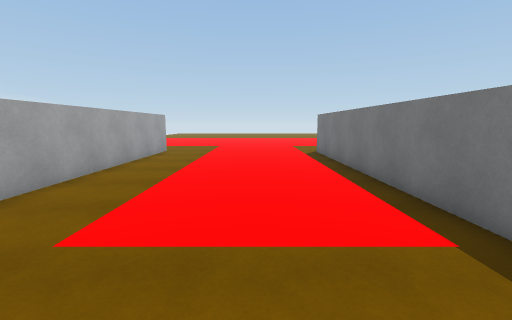
[1] (above)

24 first-person views from a walk through a Unity game level. The camera is 1.5 m above the floor, tilts 8° down and sees 90° across. The floor is counted in squares, 1 m on a side. Each view is taken from the middle of a square. On the plan, view 1 faces up. The plan holds only what a view shows up to about 13 squares ahead; the rest is blank. The place goes on beyond the plan.

[2]
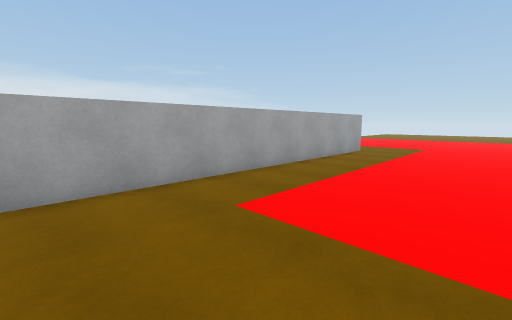

[3]
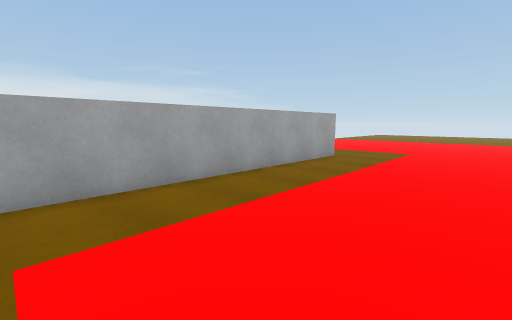

[4]
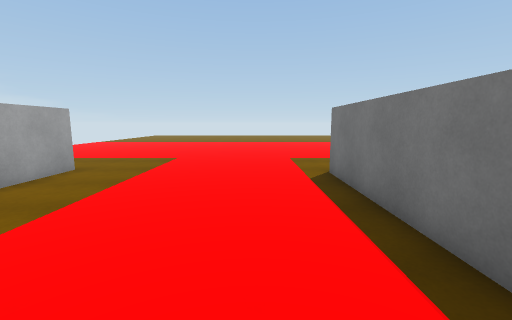

[5]
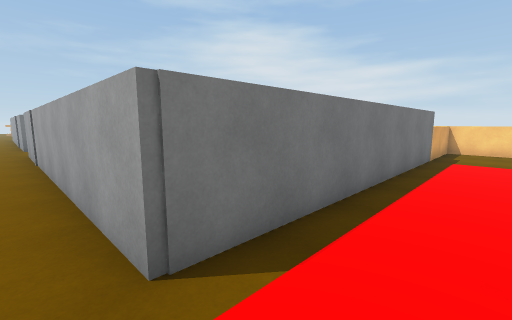

[6]
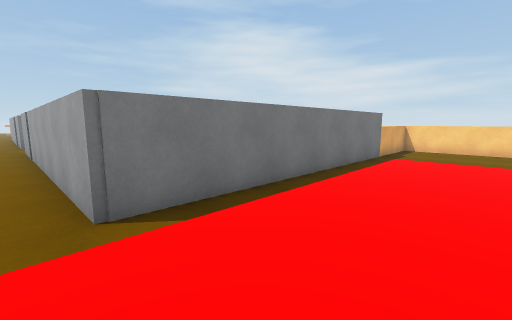

[7]
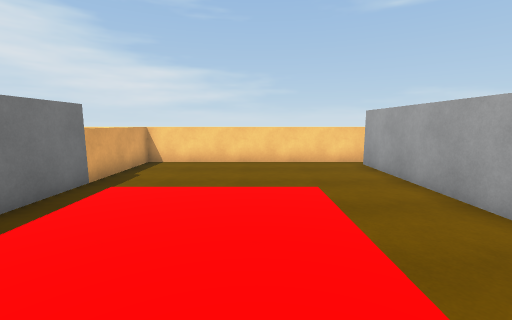

[8]
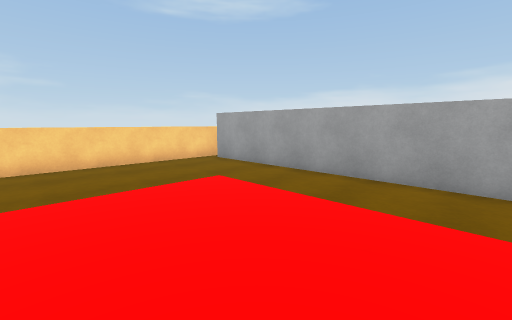

[9]
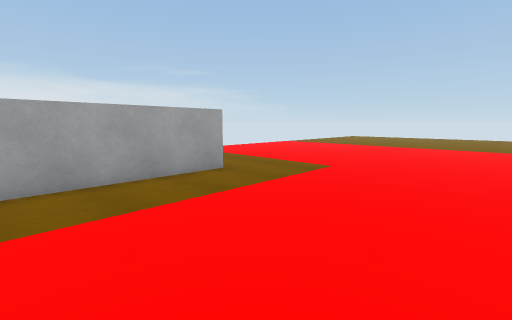

[10]
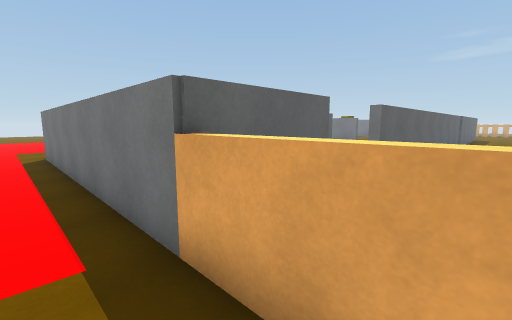

[11]
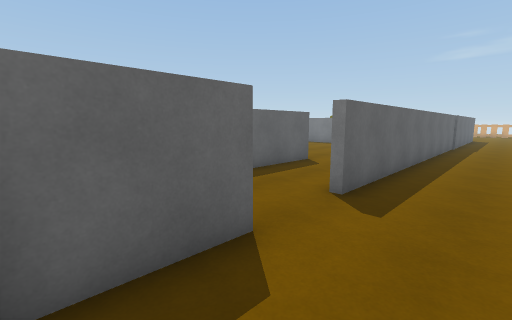

[12]
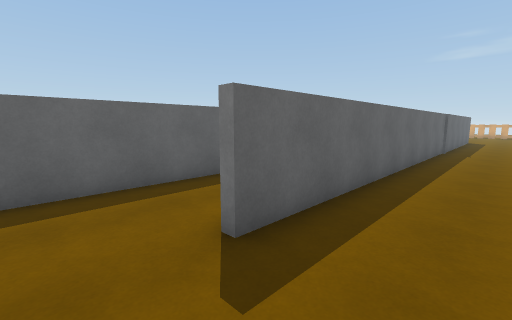

[13]
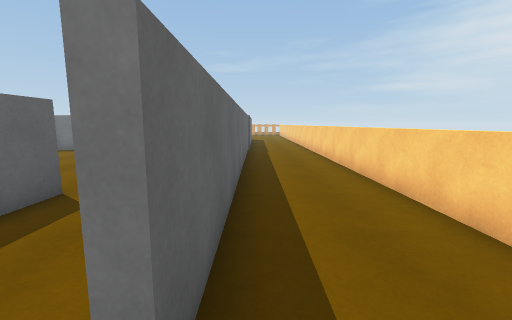

[14]
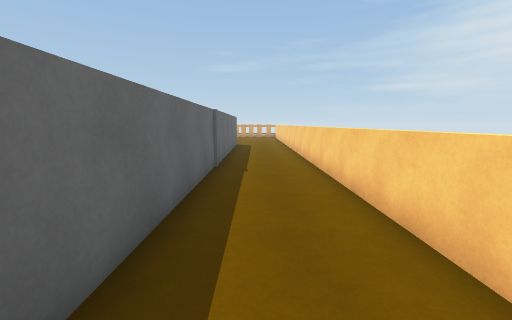

[15]
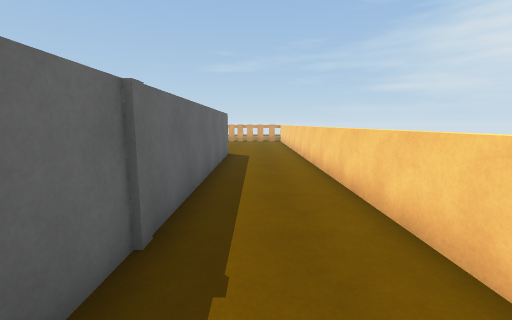

[16]
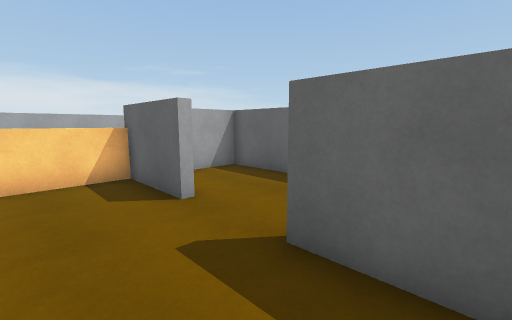

[17]
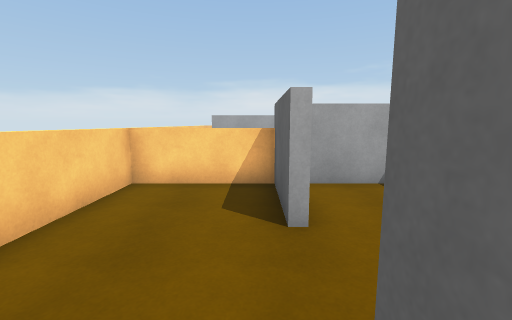

[18]
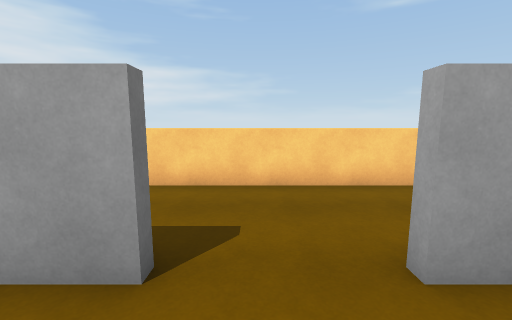

[19]
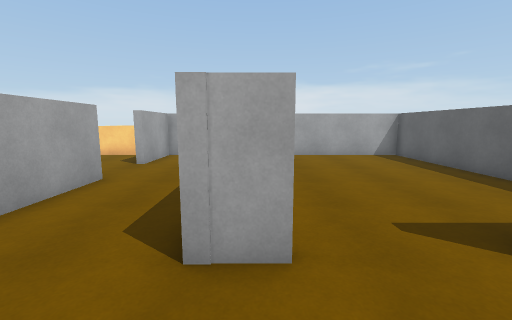

[20]
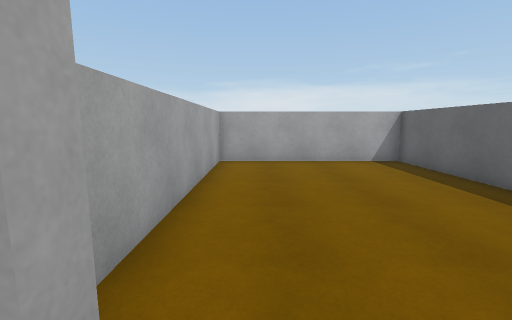

[21]
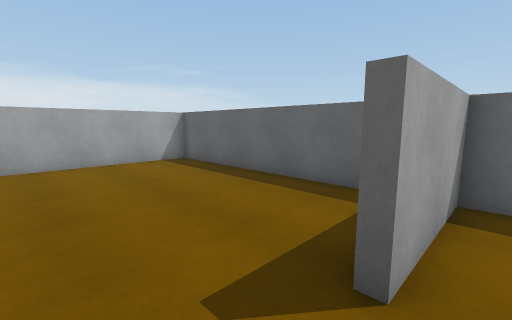

[22]
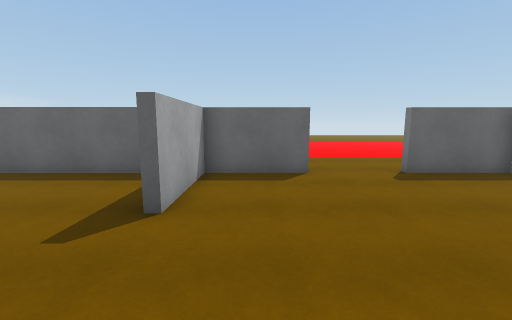

[23]
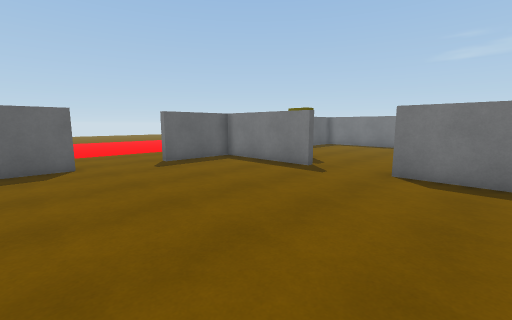

[24]
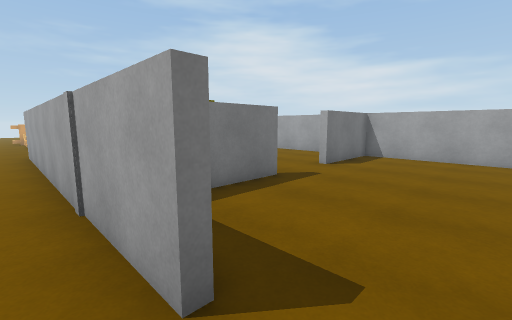

### Floor plan
Points are (right, up) in squares from view 1. A wall is a line through its corners. A room is listed if a view was taken in it or the views show most of it. See-through windows are left out.
Room 1 (views 1, 2, 3, 4, 5, 6, 7, 8, 9, 10)
walls: (-5, 14.5) (-5, -0.6); (-5.5, -1.2) (3.3, -1.2) (3.3, 14.1) (16.6, 14.1)
ways out: opening at (16, 15) to room 3
Room 2 (views 11, 12, 13, 14, 15, 16, 17, 18)
walls: (13.4, 6.2) (3.6, 6.2) (3.6, 2.8) (6.4, 2.8) (6.4, 2.5) (3.2, 2.5); (3.6, 2.5) (3.6, -1.2) (30.5, -1.2); (30.5, 2.5) (9.1, 2.5) (9.1, 2.8) (12, 2.8)
ways out: opening at (13.5, 4.5) to room 3
Room 3 (views 19, 20, 21, 22, 23, 24)
walls: (22.9, 9.1) (22.9, 13.8) (19.7, 13.8) (19.7, 14.1) (30.5, 14.1); (16.8, 13.8) (13.4, 13.8) (13.4, 10.2) (13, 10.2); (13, 7.4) (13.4, 7.4) (13.4, 6.2); (17.9, 2.8) (22.9, 2.8) (22.9, 6.4); (11.6, 13.8) (3.6, 13.8) (3.6, 6.5) (11.9, 6.5)
ways out: opening at (16, 15) to room 1; opening at (13.5, 4.5) to room 2
objects: other object (25, 10) to (25, 11)

Where each view was taken, in squares from view 1:
view 1: 0 up, 0 right, facing up
view 2: 0 up, 1 right, facing up-left
view 3: 3 up, 1 right, facing up-left
view 4: 6 up, 1 right, facing up
view 5: 15 up, 1 right, facing down-right
view 6: 15 up, 1 left, facing down-right
view 7: 9 up, 1 left, facing down
view 8: 9 up, 2 right, facing down-left
view 9: 9 up, 2 right, facing up-left
view 10: 0 up, 2 right, facing up-right
view 11: 0 up, 4 right, facing up-right
view 12: 0 up, 7 right, facing up-right
view 13: 2 up, 8 right, facing right
view 14: 1 up, 14 right, facing right
view 15: 1 up, 20 right, facing right
view 16: 0 up, 11 right, facing up-left
view 17: 2 up, 10 right, facing left
view 18: 5 up, 8 right, facing down
view 19: 7 up, 16 right, facing left
view 20: 8 up, 14 right, facing left
view 21: 8 up, 14 right, facing up-left
view 22: 6 up, 15 right, facing up
view 23: 4 up, 15 right, facing up-right
view 24: 15 up, 18 right, facing down-right
